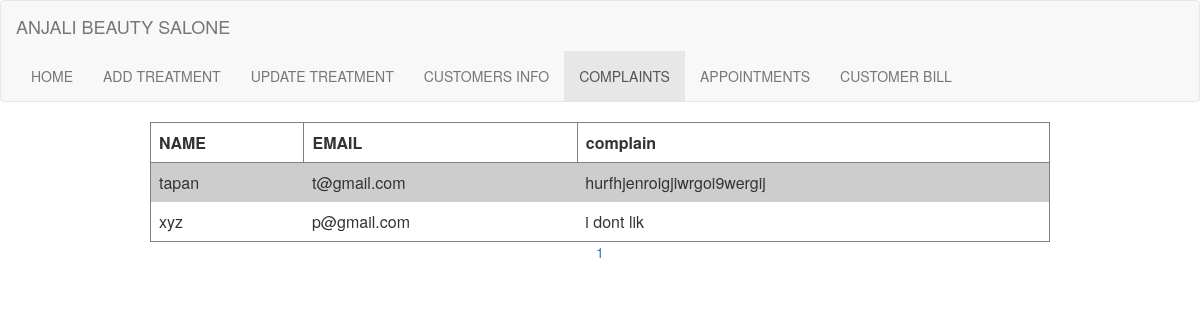
The app's page /displaycomplain.php with its own data.
### tables this page shows
CREATE TABLE IF NOT EXISTS `complain` (
  `p_id` int(10) NOT NULL AUTO_INCREMENT,
  `name` text NOT NULL,
  `email` varchar(30) NOT NULL,
  `complain` varchar(100) NOT NULL,
  `status` int(1) NOT NULL,
  PRIMARY KEY (`p_id`)
);

### displaycomplain.php (the view, shortened to what this page needs)
<html lang="en">
<head>
  <link rel="stylesheet" href="https://maxcdn.bootstrapcdn.com/bootstrap/3.4.1/css/bootstrap.min.css">
  <link rel="stylesheet" href="./CSS/pages.css">
</head>
<body>
<nav class="navbar navbar-default">
  <div class="container-fluid">
    <div class="navbar-header">
      <a class="navbar-brand" href="#">ANJALI BEAUTY SALONE</a>
    </div>
    <ul class="nav navbar-nav">
      <li ><a href="adtreatment.php">HOME</a></li>
      <li><a href="inserttreatment.php">ADD TREATMENT</a></li>
      <li><a href="displaytreatment.php">UPDATE TREATMENT</a></li>
      <li><a href="display.php">CUSTOMERS INFO</a></li>
      <li class="active"><a href="displaycomplain.php">COMPLAINTS</a></li>
      <li><a href="dappointment.php">APPOINTMENTS</a></li>
      <li><a href="bill.php">CUSTOMER BILL</a></li>
    </ul>
  </div>
</nav>
</body>
</html>
<?php
include("./connect.php");
$result1 = mysqli_query($conn,"SELECT * FROM complain");
$limit = 5;
$total_rows = mysqli_num_rows($result1);
$total_pages = ceil ($total_rows / $limit);
if (!isset ($_GET['page']) ) {
  $page_number = 1;
} else {
  $page_number = $_GET['page'];
}
$initial_page = ($page_number-1) * $limit;
$sql = "SELECT * FROM complain where Status=1 LIMIT  $initial_page,$limit";
$result = $conn->query($sql);
if ($result->num_rows > 0) {
  echo "<table border=1 id='display' align='center'>
  <tr>
  <th> NAME </th>
  <th> EMAIL </th>
  <th> complain </th>
  </tr>";
  while($row = $result->fetch_assoc()) {
    echo "<tr><td>".$row['name']."</td><td>".$row['email']."</td><td>".$row['complain']."</td>
          </tr>";
  }
  echo "</table>";
} else {
  echo "0 results";
}
for($page_number = 1; $page_number<= $total_pages; $page_number++) {
  echo '<a href = "displaycomplain.php?page=' . $page_number . '">' . $page_number . ' </a>';
}
?>

### CSS/pages.css (style rules this page uses)
body { background-size:120%; background-image: url("../IMAGE/bg-3.jpg"); }
#display { width: 75%; height: 10%; }
body { margin: 0; padding: 0; display: flex; flex-direction: column; min-height: 100vh; }
table { border-collapse: collapse; width: 100%; }
th, td { padding: 8px; text-align: left; }
tbody tr:nth-child(even) { background-color: rgb(205, 205, 205); }
td { border: 0px solid #28b4fb; }

### displaycomplain.php (style rules this page uses)
body { background-size:120%; margin: 0px; padding: 0; background: #28231f; text-align: center; background-size:cover; background-image: url("./IMAGE/bg-3.jpg"); animation:pan 6s infinite alternate linear; }

### records on screen
complain: name "tapan", email "t@gmail.com", complain "hurfhjenroigjiwrgoi9wergij"
complain: name "xyz", email "p@gmail.com", complain "i dont lik"
